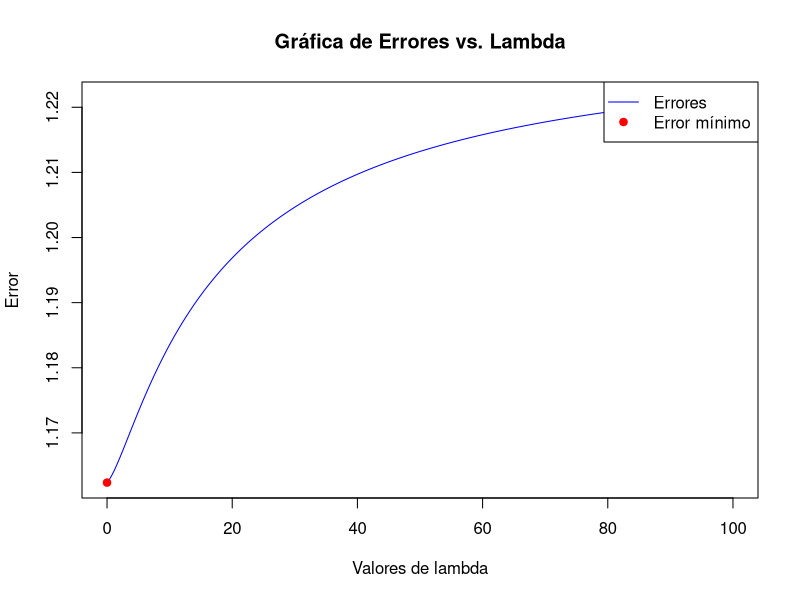

Write R code to recreate this figure.
#########################################################################
#                     Ejercicio 2. Laboratorio 1                        #
#########################################################################

# Generamos el modelo y(x) = w^t * x + e.
# Necesitamos inicializar w
w0 <-runif(10, min = 0, max = 1)
Y <- function(x, w, e = 0){
  t(w) %*% x + e
}

# Generamos un conjunto de Train y Test
# Para ello, las primeras 5 componentes de manera uniforme entre [0, 1] y
# las siguientes 5 componentes de manera uniforme entre [100, 1000]

generar_muestra_ruido <- function(n, w) {
  # Inicializamos una matriz para almacenar las muestras
  muestras <- matrix(NA, nrow = n, ncol = 11)  # 10 dimensiones de x + 1 de y
  
  for (i in 1:n) {
    # Calculamos la muestra
    x1 <- runif(5, min = 0, max = 1)
    x2 <- runif(5, min = 100, max = 1000)
    x <- c(x1, x2)
    # Calculamos el resultado "real"
    y <- Y(x, w, rnorm(1, mean = 0, sd = 1)) # Muestra con ruido
    # Almacenamos la muestra en la fila correspondiente
    muestras[i, ] <- c(x, y)  # x en las primeras 10 columnas, y en la última
  }
  
  return(muestras)
}

train <- generar_muestra_ruido(100, w0)
train_x <- train[, 1:10]
train_y <- train[, 11]

test <- generar_muestra_ruido(1000, w0)
test_x <- test[, 1:10]
test_y <- test[, 11]

########## Regresion por minimos cuadrados ####################
# w* = (XT%*%X)⁻¹XTy
w1 <- solve(t(train_x) %*% train_x) %*% t(train_x) %*% train_y

# Calcular el error cuadratico
y_pred <- apply(test_x, 1, function(x) Y(x, w1))
error <- mean(test_y - y_pred)^2
error

# TODO: Calcular varios errores cuando se varia la muestra (cambiando w inicial)

######### Regresión por mínimos cuadrados penalizados #########
# wλ = (XT X + λI)⁻¹XT y
# landa <- matrix(c(1, 2, 3, 4, 5, 6, 7, 8, 9, 10) , ncol = 1)

calcular_error <- function(landa) {
  w2 <- solve(t(train_x) %*% train_x + landa * diag(nrow = ncol(train_x))) %*% t(train_x) %*% train_y
  y_pred <- apply(test_x, 1, function(x) Y(x, w2))
  error <- mean((test_y - y_pred)^2)  # Error cuadrático
  return(error)
}

landas <- seq(0, 100, by = 0.1)
errores <- sapply(landas, calcular_error)

plot(landas, errores, type = "l", col = "blue", xlab = "Valores de lambda", ylab = "Error",  main = "Gráfica de Errores vs. Lambda")
# Buscar la landa óptima
i <- which.min(errores)
points(landas[i], errores[i], pch = 19, col = "red", bg = "red")  # Punto rojo
legend("topright", legend = c("Errores", "Error mínimo"), col = c("blue", "red"), pch = c(NA, 19), lty = c(1, NA))

######### Extensión ###########################################
X <- rbind(train_x, test_x)
x_svd <- svd(X)
# Agregamos inestabilidad multiplicando los valores propios menos significativos por 10 ^-2
x_svd$d[(length(x_svd$d) -2):length(x_svd$d)] <- x_svd$d[(length(x_svd$d) -2):length(x_svd$d)] * 10 ^(-2)
X_inestable <- x_svd$u %*% diag(x_svd$d) %*% t(x_svd$v)

y_sintetico1 <- apply(X_inestable, 1, function(x) Y(x, w0, rnorm(1, mean = 0, sd = 1)) )
y_sintetico2 <- apply(X_inestable, 1, function(x) Y(x, w0, rnorm(1, mean = 0, sd = 1)) )

# Los vectores de pesos son bastante distintos 
w_inestable1 <- solve(t(X_inestable) %*% X_inestable) %*% t(X_inestable) %*% y_sintetico1
w_inestable2 <- solve(t(X_inestable) %*% X_inestable) %*% t(X_inestable) %*% y_sintetico2
